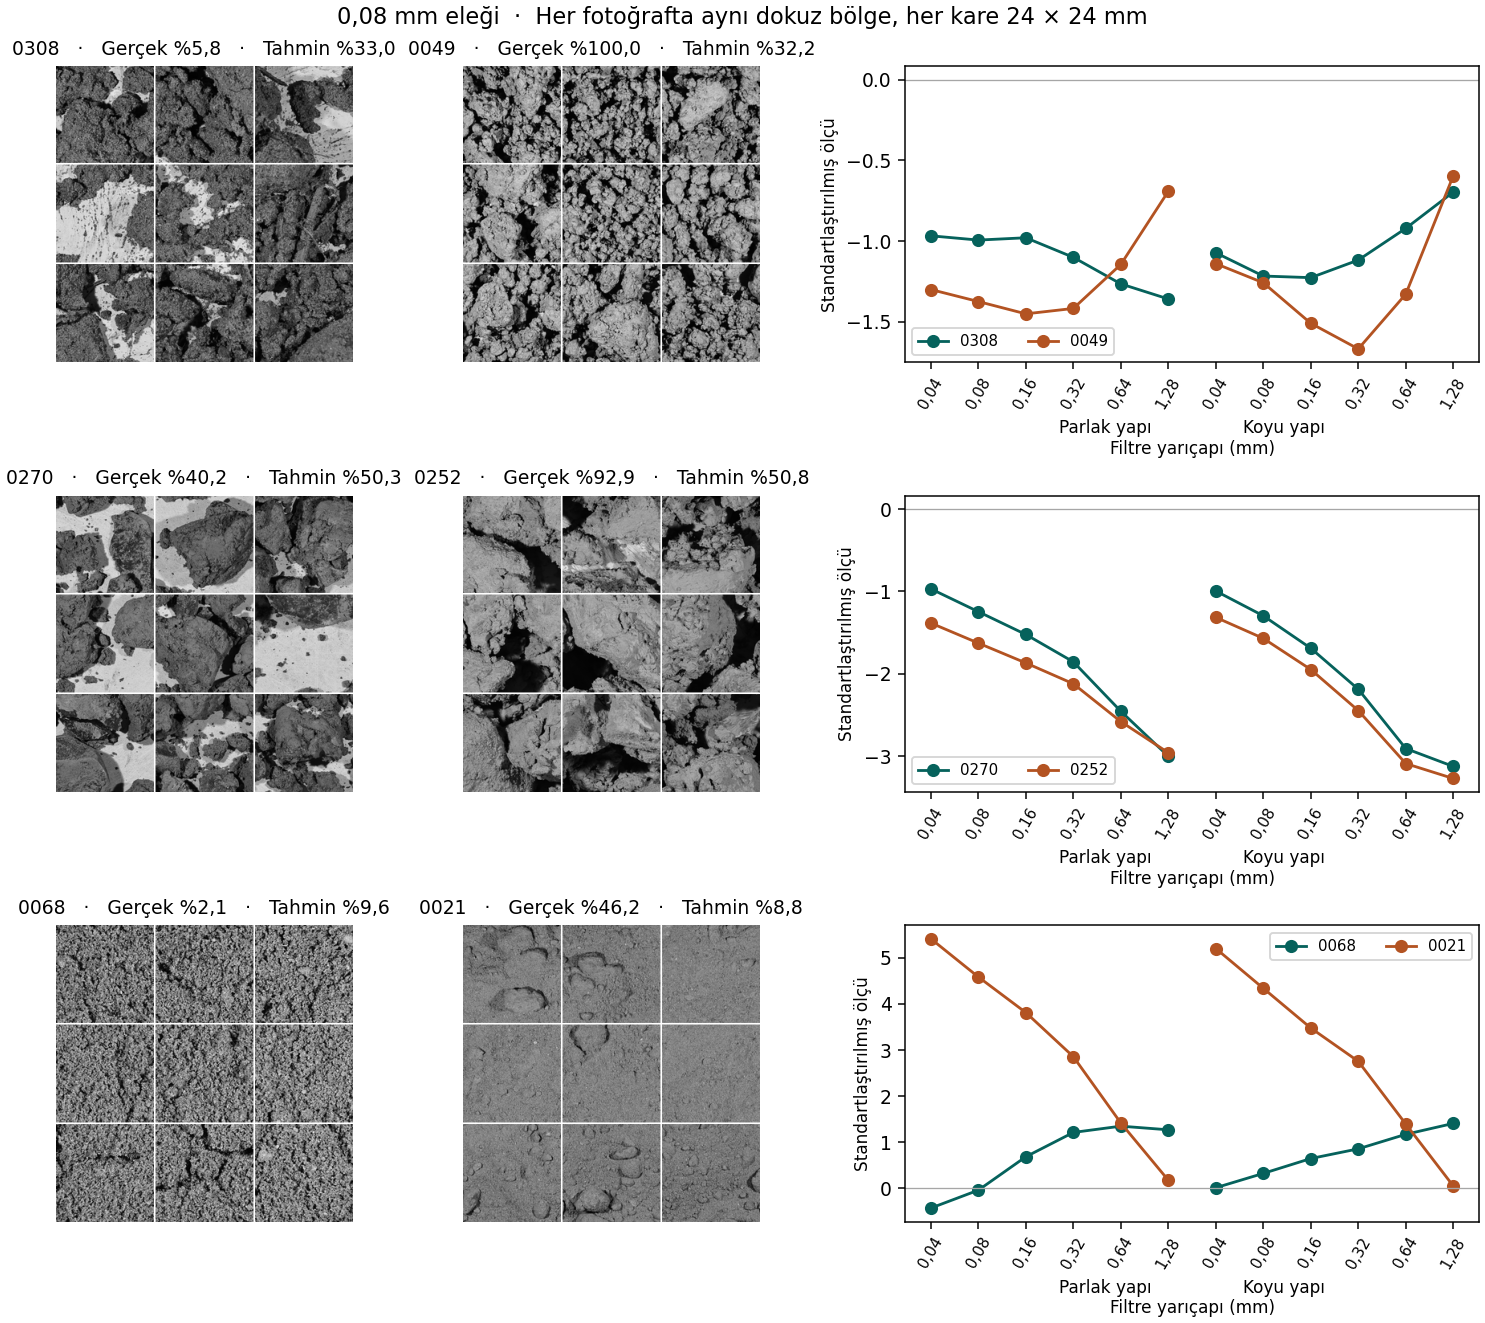

Reproduce this figure in Python.
"""Find contrasting fine-sieve labels under one shared, leave-two-soils-out fit per pair."""
from itertools import combinations

import numpy as np
import pandas as pd
from PIL import Image, ImageOps
from matplotlib.figure import Figure
from sklearn.linear_model import Ridge
from sklearn.preprocessing import StandardScaler

import montreal_ince_genis as exp
from montreal_ince_sabit import passing
from montreal_ince_genis import pilot, source

STEM = "montreal_ince_ciftler"


def mosaic(path):
    with Image.open(path) as image:
        gray = ImageOps.exif_transpose(image).convert("L")
    canvas = Image.new("L", (3 * 122 + 4, 3 * 122 + 4), 255)
    for row, fy in enumerate((.28, .5, .72)):
        for col, fx in enumerate((.28, .5, .72)):
            x = round(fx * gray.width - pilot.SIDE / 2)
            y = round(fy * gray.height - pilot.SIDE / 2)
            tile = gray.crop((x, y, x + pilot.SIDE, y + pilot.SIDE))
            canvas.paste(tile.resize((122, 122), Image.Resampling.LANCZOS), (124 * col, 124 * row))
    return canvas


def main():
    split = source.read_csv(exp.output("secim")).set_index("sample_id")
    added = split[split.role.eq("add_train")].index
    old = source.read_csv(pilot.OUT / (pilot.STEM + "_olculer.csv")).assign(folder=pilot.DATA/"montreal_20mm")
    new = source.read_csv(exp.output("olculer"))
    photos = pd.concat([old, new[new.sample_id.isin(added)].assign(folder=exp.PHOTO)]).query("arm == 'jpeg'")
    x = photos.groupby("sample_id")[pilot.COLS].mean().sort_index()
    y = exp.labels_for(x.index)
    assert len(x) == 37 and set(x.index).isdisjoint(split[split.role.eq("test")].index)
    pairs, details = [], {}
    for a, b in combinations(x.index, 2):
        if y.at[a, pilot.TARGETS[0]] > y.at[b, pilot.TARGETS[0]]:
            a, b = b, a
        train = x.drop([a, b])
        scale = StandardScaler().fit(train)
        model = Ridge(alpha=len(train)).fit(scale.transform(train), y.loc[train.index])
        z = scale.transform(x.loc[[a, b]])
        raw = model.predict(z)
        pred = passing(raw)[:, 0]
        truth = y.loc[[a, b], pilot.TARGETS[0]].to_numpy()
        contributions = (z[1] - z[0]) * model.coef_[0]
        np.testing.assert_allclose(contributions.sum(), raw[1, 0] - raw[0, 0], atol=1e-10)
        pairs.append(dict(a=a, b=b, truth_a=truth[0], truth_b=truth[1], pred_a=pred[0], pred_b=pred[1],
                          truth_gap=truth[1]-truth[0], pred_gap=abs(pred[1]-pred[0]),
                          texture_rms=np.sqrt(np.mean((z[1]-z[0])**2)),
                          positive=contributions.clip(min=0).sum(), negative=contributions.clip(max=0).sum(),
                          projected=not np.allclose(pred, raw[:, 0])))
        details[a, b] = pd.DataFrame(dict(a=a,b=b,feature=pilot.COLS,raw_a=x.loc[a].values,
                                          raw_b=x.loc[b].values, z_a=z[0],z_b=z[1],contribution=contributions))
    pairs = pd.DataFrame(pairs).sort_values(["truth_gap","pred_gap","a","b"], ascending=[False,True,True,True])
    close = pairs[pairs.pred_gap <= 2]
    used, chosen = set(), []
    for r in close.itertuples():
        if r.a in used or r.b in used:
            continue
        chosen.append(r)
        used.update([r.a, r.b])
        if len(chosen) == 3:
            break
    assert len(pairs) == 666 and len(chosen) == 3
    pairs["selected"] = pairs.index.isin([r.Index for r in chosen])
    pairs.to_csv(pilot.OUT / (STEM + "_eslesmeler.csv"), index=False, float_format="%.8f")
    pd.concat([details[r.a, r.b] for r in chosen]).to_csv(
        pilot.OUT / (STEM + "_olculer.csv"), index=False, float_format="%.8f")
    fig = Figure(figsize=(11, 9.8), layout="constrained")
    axes = fig.subplots(3, 3, gridspec_kw={"width_ratios": [1,1,1.45]})
    for axs, r in zip(axes, chosen):
        for ax, soil, truth, pred in zip(axs[:2], (r.a, r.b), (r.truth_a, r.truth_b), (r.pred_a, r.pred_b)):
            photo = photos[photos.sample_id.eq(soil)].sort_values("file").iloc[0]
            ax.imshow(mosaic(photo.folder / photo.file), cmap="gray", vmin=0, vmax=255)
            ax.set_title(f"{soil}   ·   Gerçek %{truth:.1f}   ·   Tahmin %{pred:.1f}".replace(".",","), fontsize=10)
            ax.set_axis_off()
        ax = axs[2]
        feature = details[r.a, r.b]
        for name, color in ((r.a, "#06625c"), (r.b, "#b35322")):
            z = feature["z_a" if name == r.a else "z_b"]
            ax.plot(range(6), z.iloc[:6], "o-", color=color, label=name)
            ax.plot(range(6,12), z.iloc[6:], "o-", color=color)
        ax.axhline(0, color="0.65", linewidth=.7)
        ax.set_xticks(range(12), ["0,04","0,08","0,16","0,32","0,64","1,28"]*2, rotation=60, fontsize=8)
        ax.set_xlabel("Parlak yapı                 Koyu yapı\nFiltre yarıçapı (mm)", fontsize=9)
        ax.set_ylabel("Standartlaştırılmış ölçü", fontsize=9)
        ax.legend(fontsize=8, ncols=2)
    fig.suptitle("0,08 mm eleği  ·  Her fotoğrafta aynı dokuz bölge, her kare 24 × 24 mm")
    fig.savefig(pilot.OUT / (STEM + ".png"), dpi=135)
    print(f"{len(close)} close pairs; {(close.truth_gap >= 30).sum()} have truth gaps >= 30")
    print(pairs[pairs.selected].to_string(index=False))
    for r in chosen:
        d = details[r.a, r.b]
        print(r.a, r.b, "photos", [photos.sample_id.eq(s).sum() for s in (r.a,r.b)],
              "min/max contributions", d.loc[[d.contribution.idxmin(), d.contribution.idxmax()],
                                               ["feature","contribution"]].to_string(index=False))


if __name__ == "__main__":
    main()
